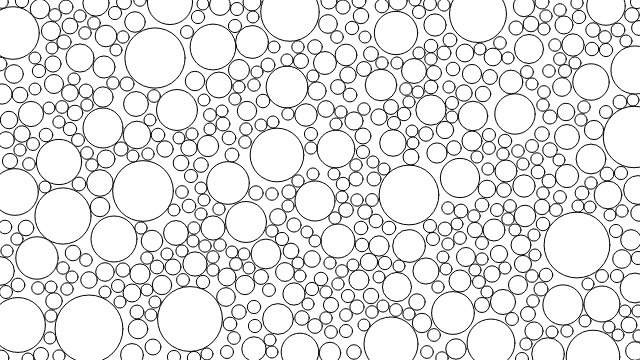
Frame 1 (no input)
Frame 60 (no input): identical to frame 1, image omitted
Frame 120 (the mouse pressed at the canvas centre since frame 60): identical to frame 1, image omitted

The p5.js sketch that drew this single still picture (run headless with seeded random() and noise() and a simulated clock; from frame 60 on, the mouse is pressed at the canvas centre):

// p5.js sketch
// ── sketch.js
// maximum and minimum radius
const MIN_R = 6;
const MAX_R = 36;

// canvas size
const WIDTH  = 640;
const HEIGHT = 360;
const SIZE   = WIDTH * HEIGHT;

// buffer for store ineligible positions of circles
var buffer = new ArrayBuffer(SIZE);
var area   = new Int8Array(buffer);

// chunk size
const CHUNK_SIZE = MAX_R * 2;
const CHUNK_COLS = Math.ceil(WIDTH  / CHUNK_SIZE);
const CHUNK_ROWS = Math.ceil(HEIGHT / CHUNK_SIZE);

var chunks = [];

// count of circles
var count = 0;

// circle obj
function Circle(x, y, radius) {
  this.x = x;
  this.y = y;
  this.radius = radius;

  this.show = function() {
    ellipse(x, y, radius * 2, radius * 2);
  }
}

// index to coordinate
function getPos(index) {
  return createVector(index % WIDTH, floor(index / WIDTH));
}

// coordinate to index
function getIndex(x, y) {
  return x + y * WIDTH;
}

// select chunk that corresponds to the coordinates
function getChunk(x, y) {
  return {
    col: Math.floor(x / (CHUNK_SIZE)),
    row: Math.floor(y / (CHUNK_SIZE))
  };
}

// select neighbor chunks
function getNeighborChunks(row, col) {
  var result = [];

  result.push(chunks[row][col]);

  if (col > 0) {
    result.push(chunks[row][col - 1]);

    if (row > 0) {
      result.push(chunks[row - 1][col - 1]);
    }
  }
  if (col < CHUNK_COLS - 1) {
    result.push(chunks[row][col + 1]);

    if (row < CHUNK_ROWS - 1) {
      result.push(chunks[row + 1][col + 1]);
    }
  }
  if (row > 0) {
    result.push(chunks[row - 1][col]);

    if (col < CHUNK_COLS - 1) {
      result.push(chunks[row - 1][col + 1]);
    }
  }
  if (row < CHUNK_ROWS - 1) {
    result.push(chunks[row + 1][col]);

    if (col > 0) {
      result.push(chunks[row + 1][col - 1]);
    }
  }

  return result;
}

// random integer
function getRandomInt(min, max) {
  return Math.floor(Math.random() * (max - min)) + min;
}

// get random from possible radius of the circle in spicified position
// or return false if the circle can not be placed in this position
function getRadius(x, y) {

  var chunk     = getChunk(x, y);
  var neighbors = getNeighborChunks(chunk.row, chunk.col);

  // distance to nearest circle
  var max = MAX_R;

  // for each circle in neighbors chunks
  for (var i = 0; i < neighbors.length; ++i) {
    for (var j = 0; j < neighbors[i].length; ++j) {

      var circle = neighbors[i][j];
      // distance to the circle edge
      var r = dist(x, y, circle.x, circle.y) - circle.radius;

      if (r < max) {
        max = r;
      }

      if (max < MIN_R) {
        // circle can not be placed in this position
        return false;
      }
    }
  }

  if(max > MAX_R) {
    max = MAX_R;
  }

  // return max;
  return random(MIN_R, max);
}

const SQRT = 1 / Math.sqrt(2);
// disallow positions in area under the circle
function reduceArea(circle) {
  var size = round((circle.radius + MIN_R - 1) * SQRT);

  var beginX = circle.x - size;
  if (beginX < 0) {
    beginX = 0;
  }
  var endX = circle.x + size;
  if (endX > WIDTH - 1) {
    endX = WIDTH - 1;
  }
  var beginY = circle.y - size;
  if (beginY < 0) {
    beginY = 0;
  }
  var endY = circle.y + size;
  if (endY > HEIGHT - 1) {
    endY = HEIGHT - 1;
  }

  var length = endX - beginX;
  var index  = getIndex(beginX, beginY);
  for (var y = beginY; y <= endY; ++y) {
    area.fill(1, index, index + length);
    index += WIDTH;
  }
}

function setup() {
  createCanvas(WIDTH, HEIGHT);

  stroke('black');
  strokeWeight(1);

  // create chunks
  for (var j = 0; j < CHUNK_ROWS; ++j) {
    chunks[j] = [];
    for (var i = 0; i < CHUNK_COLS; ++i) {
      chunks[j][i] = [];
    }
  }

  for(i = 0; i < 10000; ++i) {
    generate();
  }
}

// generate circles
function generate() {
  var index;
  // get random allowable position
  do {
    index = getRandomInt(0, SIZE);
  } while(area[index] == 1);


  var center = getPos(index);
  var radius = getRadius(center.x, center.y);

  if(radius !== false) {
    var circle = new Circle(center.x, center.y, radius);
    var chunk  = getChunk(center.x, center.y);

    // put a circle in the corresponding chunk
    chunks[chunk.row][chunk.col].push(circle);
    ++count;

    reduceArea(circle);

    circle.show();
  }
  else {
    // because circle cannot be placed in this position
    // let's disallow this for subsequent checks
    area[index] = -1;
  }
}

function draw() {
  // generate();
}
